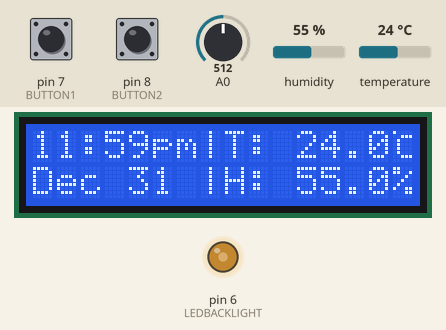
The sketch below on a simulated Arduino Uno, built with avr-gcc and run on an emulated ATmega328P. Parts: 16×2 character LCD, output pins drawn as LEDs (lit = HIGH). The test bench sets the inputs (shaded band); at power-on: pin 7 (BUTTON1) LOW, pin 8 (BUTTON2) LOW, A0 = 512, humidity 55 %, temperature 24 °C. The local clock reads 2024-03-15 10:24:30 at power-on unless the sketch sets it.

Above: at 1.2 s.
1.3 s: pin 7 (BUTTON1) pulled HIGH for 3.2 s
At 3.9 s:
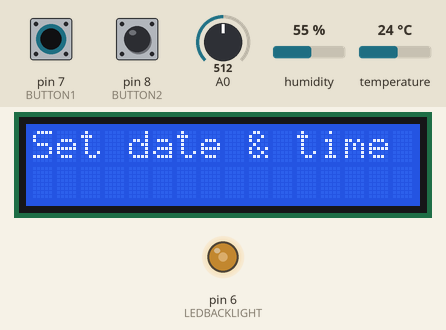
6.1 s: pin 8 (BUTTON2) pulled HIGH for 1.25 s
At 8.4 s:
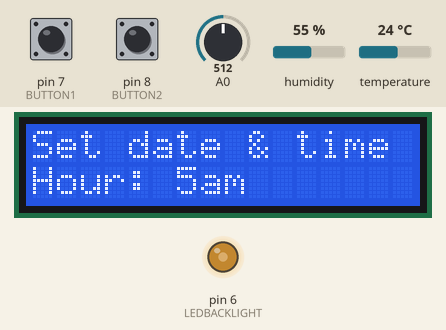
8.9 s: pin 7 (BUTTON1) pulled HIGH for 1.25 s
At 11.6 s:
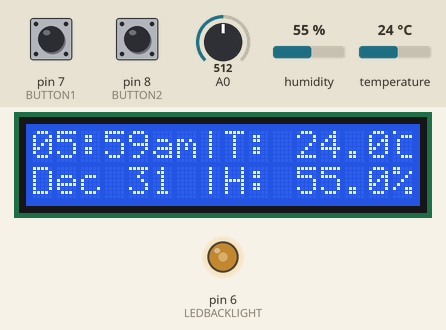
12.0 s: pin 7 (BUTTON1) pulled HIGH for 1.25 s
At 14.7 s:
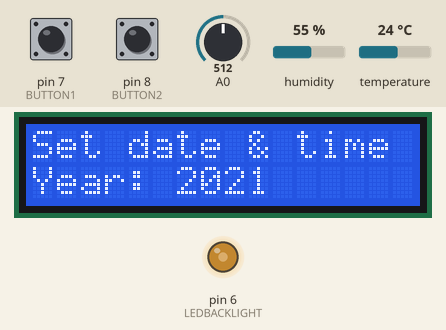
15.0 s: pin 8 (BUTTON2) pulled HIGH for 1.25 s
At 17.4 s:
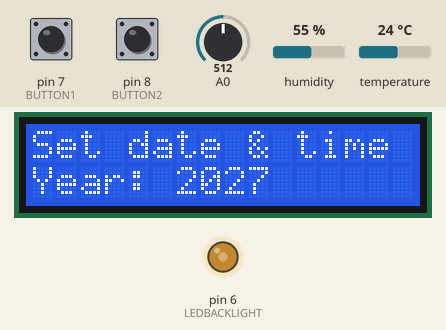
17.7 s: pin 7 (BUTTON1) pulsed HIGH 5 times (0.12 s each, 0.3 s apart)
At 18.92 s:
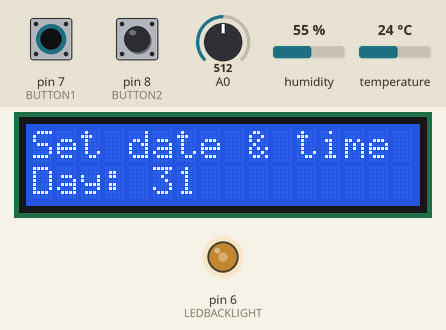
Timing chart, 0 to 20.7 s (numbered marks = the images above; inputs shaded):
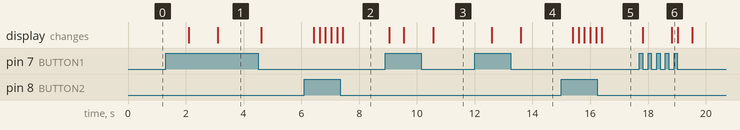

The sketch:

tempHumClock.ino
```cpp
/*
 * Title: Tempurature and Humidity Sensing Clock
 * Author: Jesse Bertucci
 * Date: Aug 27, 2022
 */

#include <RTClib.h>            // DS3231 Clock module library
#include <Wire.h>              // I2C Communication library for clock module
#include <LiquidCrystal.h>     // LCD display library
#include <Adafruit_Sensor.h>   // BME280 Tempurature, Pressure, Humidity, and Altitude module library
#include <Adafruit_BME280.h>   // BME280 Tempurature, Pressure, Humidity, and Altitude module library

#define BUTTON1 7                   // Initialize date and time setting buttons
#define BUTTON2 8                   // Initialize date and time setting buttons
#define LEDBACKLIGHT 6              // Set backlight to PWM pin to control backlight

Adafruit_BME280 bme;           // Delares a class of type Adafruit_BME280 called bme

RTC_DS3231 rtc;                // Declares a class of type RTC_DS3231 called rtc

int year, month, day, hour, minute;      // Global variables used to set the time by the user

const int rs = 12, en = 11, d4 = 5, d5 = 4, d6 = 3, d7 = 2;    // Initializing LCD pins
LiquidCrystal lcd(rs, en, d4, d5, d6, d7);                     // Initializing LCD

int lightValue;                                                // Declares variable to store value from photoresistor
const int backlight = 120;                                     // Do not set higher, this variable controls how bright the LCD backlight will be on its maximum intensity

const char monthInWords[13][4] = {" ", "JAN", "FEB", "MAR", "APR", "MAY", "JUN", "JUL", "AUG", "SEP", "OCT", "NOV", "DEC"};      // Used to display month name while setting time

byte degreeSymbol[8] = {                                       // Creates special 'degrees celsius' symbol
  0b10000,
  0b00111,
  0b01000,
  0b01000,
  0b01000,
  0b01000,
  0b00111,
  0b00000
};

void setup() {

  lcd.begin(16, 2);                                   // Starts LCD
	// Serial.begin(9600);                              // Starts the serial monitor, used for debugging. Uncomment to assist with debugging

  bme.begin(0x76);

  rtc.begin();                                        // Starts DS3231 clock module
  rtc.adjust(DateTime(2021, 12, 31, 23, 59, 0));      // Set a default time of 11:59pm, December 31st, 2021

  lcd.createChar(0, degreeSymbol);                    // Creates special 'degree celsius' symbol

  analogWrite(LEDBACKLIGHT, backlight);               // Initially sets backlight to max brightness

  pinMode(BUTTON1,INPUT);                             // Use button1 to enter into and scroll through date and time setting menu
  pinMode(BUTTON2,INPUT);                             // Use button2 to select the year, month, day, hour, and minute

}

void loop() {

  DateTime now = rtc.now();                          // Gets time from DS3231 module
  char buf1[] = "hh:mmap";                           // Defines time format HH:MM then am or pm
  char buf2[] = "MMM DD";                            // Defines date format MMM DD

  float hum = bme.readHumidity();                    // Get humidity
  float temp = bme.readTemperature();                // Get tempurature

  lcd.setCursor(0,0);                                // Set print area on LCD
  lcd.print(now.toString(buf1));                     // Get time in specified format
  lcd.print("|");
  lcd.print("T: ");
  lcd.print(temp, 1);                                // Display tempurature, limiting precision to 1 decimal place
  lcd.write(byte(0));                                // Display special degree symbol
  lcd.print("  ");
  lcd.setCursor(0,1);
  lcd.print(now.toString(buf2));                     // Display date in specified format
  lcd.print(" |");
  lcd.print("H: ");
  lcd.print(hum, 1);                                 // Displlay humidity, limiting precision to 1 decimal place
  lcd.print("% ");

  lightValue = analogRead(A0);                       // Read value from photoresistor

  if(lightValue < 200){
  analogWrite(LEDBACKLIGHT, 5);// Backlight OFF      // If the light in the bedroom is turned off, the LCD backlight intensity will decrease
  } else {
    analogWrite(LEDBACKLIGHT, backlight);            // If the light in the bedroom is turned on, LCD backlight intensity will increase
  }

  if(digitalRead(BUTTON1) == HIGH){                  // If button1 is depressed, date and time setting menu will be enter
    lcd.clear();
    lcd.print("Time Settings");
    delay(1000);
    for(int i = 0; i < 5; i++){                      // Will cycle through five settings: year, month, day, hour, and minute
    lcd.clear();
    lcd.setCursor(0,0);
    lcd.print("Set date & time");
    lcd.setCursor(0,1);
      switch(i){                                     // Each iteration of the for loop will use a different setting
        case 0:
          year = now.year();                         // Begins with current year set
          lcd.print("Year: ");
          while(digitalRead(BUTTON1) == LOW){        // Depressing button1 will complete this setting and move onto the next
            lcd.setCursor(6, 1);
            lcd.print(year);
            if(digitalRead(BUTTON2) == HIGH){        // Button2 will increase the year
              year += 1;
            }
            if(year == 2099){                        // Max year is 2099, will cycle back to 2021 if exceeded
              year = 2021;
            }
            delay(200);
          }
          break;
        case 1:
          delay(500);
          month = now.month();                       // Begins with current set month
          lcd.print("Month: ");
          while(digitalRead(BUTTON1) == LOW){        // Depressing button1 will complete this setting and move onto the next
            lcd.setCursor(7, 1);
            lcd.print(monthInWords[month]);
            if(digitalRead(BUTTON2) == HIGH){        // Button2 will increase the month
              month += 1;
            }
            if(month == 13){                         // If 12th month is exceeded, 1st month will be cycled back to
              month = 1;
            }
            delay(200);
          }
          break;
        case 2:
          delay(500);
          day = now.day();                           // Begins with current set month
          lcd.print("Day: ");
          while(digitalRead(BUTTON1) == LOW){        // Depressing button1 will complete this setting and move onto the next
            lcd.setCursor(5, 1);
            lcd.print("  ");
            lcd.setCursor(5, 1);
            lcd.print(day);
            if(digitalRead(BUTTON2) == HIGH){
              day += 1;
            }
            if(day == 32){                           // If 31st day is exceeded, 1st day will be cycled back to
              day = 1;
            }
            delay(200);
          }
          break;
        case 3:
          delay(500);
          hour = now.hour();                         // Begins with current set hour
          lcd.print("Hour: ");
          while(digitalRead(BUTTON1) == LOW){        // Depressing button1 will complete this setting and move onto the next
            lcd.setCursor(6, 1);
            lcd.print("    ");
            lcd.setCursor(6, 1);
            if(hour > 12){                           // Uses 12 hour am/pm time
              lcd.print(hour - 12);
              lcd.print("pm");
            } else {
              lcd.print(hour);
              lcd.print("am");
            }
            if(digitalRead(BUTTON2) == HIGH){
              hour += 1;
            }
            if(hour == 25){                          // If 24th hour is exceeded, 1st hour will be cycled back to
              hour = 1;
            }
            delay(200);
          }
          break;
        case 4:
          delay(500);
          minute = now.minute();                     // Begins with current set minute
          lcd.print("Minute: ");
          while(digitalRead(BUTTON1) == LOW){        // Depressing button1 will complete this setting and finish the date and time setting
            lcd.setCursor(8, 1);
            lcd.print("  ");
            lcd.setCursor(8, 1);
            lcd.print(minute);
            if(digitalRead(BUTTON2) == HIGH){
              minute += 1;
            }
            if(minute == 60){                         // If 59th minute is exceeded, 1st minute will be cycled back to
              minute = 0;
            }
            delay(200);
          }
          break;
      }
    }
    rtc.adjust(DateTime(year, month, day, hour, minute, 0));    // Sets the date and time the user selected
  }

/*
  Serial.print("Temp: ");                          // This section is used for debugging, to debug uncomment this and the "Serial.begin(9600);" in the setup function
  Serial.print(temp);
  Serial.println("Humidity: ");
  Serial.print(hum);
  Serial.println("Pressure: ");
  Serial.print(press);
  Serial.println("Light Value: ");
  Serial.print(lightValue);
  Serial.println("Time: ");
  Serial.print(now.toString(buf1));
  Serial.println("Date: ");
  Serial.print(now.toString(buf2));
*/

  delay(1000);
}
```

Measured:
- after the input at 1.3 s, the display: first changes after 0.80 s (image 1 shows a later state)
- after the input at 6.1 s, the display: first changes after 0.33 s (image 2 shows a later state)
- after the input at 8.9 s, the display: first changes after 0.15 s (image 3 shows a later state)
- after the input at 12.0 s, the display: first changes after 0.59 s (image 4 shows a later state)
- after the input at 15.0 s, the display: first changes after 0.40 s (image 5 shows a later state)
- after the input at 17.7 s, the display: first changes after 0.11 s (image 6 shows a later state)
